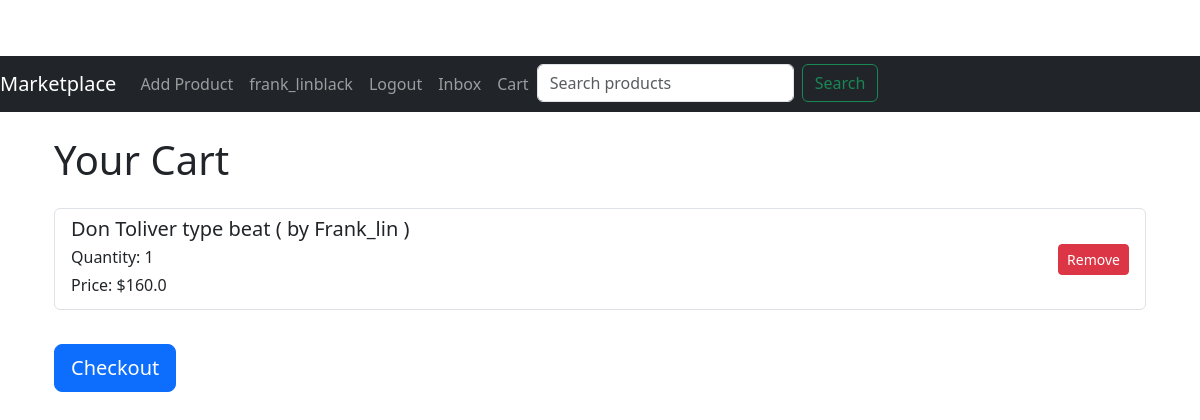
Screenshot of /cart (signed in) with the database file from the repository.
### app/models.py (models this page shows, shortened)
class User(UserMixin, db.Model):
    id = db.Column(db.Integer, primary_key=True)
    username = db.Column(db.String(64), index=True, unique=True)
    email = db.Column(db.String(120), index=True, unique=True)
    password_hash = db.Column(db.String(128))
    profile_picture = db.Column(db.String(150), nullable=True)
    products = db.relationship('Product', backref='author', lazy='dynamic')
    reviews = db.relationship('Review', backref='author', lazy='dynamic')
    wishlist_entries = db.relationship('Wishlist', backref='user', lazy=True)
    received_messages = db.relationship('Message', foreign_keys='Message.receiver_id', backref='receiver', overlaps="sent_messages,received_messages")
    sent_messages = db.relationship('Message', foreign_keys='Message.sender_id', backref='sender', overlaps="received_messages,sent_messages")

class CartItem(db.Model):
    id = db.Column(db.Integer, primary_key=True)
    cart_id = db.Column(db.Integer, db.ForeignKey('cart.id'))
    product_id = db.Column(db.Integer, db.ForeignKey('product.id'))
    quantity = db.Column(db.Integer, default=1)
    cart = db.relationship('Cart', backref='items')
    product = db.relationship('Product', backref='cart_items')

class Product(db.Model):
    id = db.Column(db.Integer, primary_key=True)
    title = db.Column(db.String(128))
    description = db.Column(db.String(1024))
    price = db.Column(db.Float)
    image = db.Column(db.String(150), nullable=True)
    is_sold = db.Column(db.Boolean, default=False)
    created_at = db.Column(db.DateTime, index=True, default=datetime.utcnow)
    user_id = db.Column(db.Integer, db.ForeignKey('user.id'))
    category_id = db.Column(db.Integer, db.ForeignKey('category.id'))
    file_path = db.Column(db.String(150), nullable=True)  # Field for storing file paths
    file_type = db.Column(db.String(50), nullable=True)  # Field to store the type of file (e.g., 'ebook', 'plugin', 'instrumental')
    reviews = db.relationship('Review', backref='product', lazy='dynamic')
    orders = db.relationship('Order', backref='product', lazy='dynamic')

### app/routes.py (the view)
@bp.route('/cart')
@login_required
def cart():
    cart = Cart.query.filter_by(user_id=current_user.id).first()
    if cart:
        items = CartItem.query.filter_by(cart_id=cart.id).all()
    else:
        items = []
    print(f"Cart Items: {items}")
    return render_template('cart.html', cart=cart, items=items)

### app/models.py (called while the page is built)
@login.user_loader
def load_user(id):
    return User.query.get(int(id))

### app/routes.py (called while the page is built)
@bp.before_request
def before_request():
    if current_user.is_authenticated:
        unread_count = Message.query.filter_by(receiver_id=current_user.id, read=False).count()
        current_app.jinja_env.globals['unread_count'] = unread_count

### app/templates/cart.html
{% extends "base.html" %}
{% block content %}
<div class="container">
    <h1 class="my-4">Your Cart</h1>
    {% if items %}
    <div class="list-group">
        {% for item in items %}
        <div class="list-group-item d-flex justify-content-between align-items-center">
            <div>
                <h5 class="mb-1">{{ item.product.title }}</h5>
                <p class="mb-1">Quantity: {{ item.quantity }}</p>
                <p class="mb-1">Price: ${{ item.product.price }}</p>
            </div>
            <form action="{{ url_for('main.remove_from_cart', item_id=item.id) }}" method="post" class="ml-2">
                <button type="submit" class="btn btn-danger btn-sm">Remove</button>
            </form>
        </div>
        {% endfor %}
    </div>
    <form action="{{ url_for('main.checkout') }}" method="post" class="mt-4">
        <button type="submit" class="btn btn-primary btn-lg">Checkout</button>
    </form>
    {% else %}
    <p>Your cart is empty.</p>
    {% endif %}
</div>
{% endblock %}

### app/templates/base.html (shortened to what this page needs)
<!doctype html>
<html lang="en">
<head>
  <link rel="stylesheet" href="{{ url_for('static', filename='css/styles.css') }}">
  <link href="https://cdn.jsdelivr.net/npm/bootstrap@5.3.0/dist/css/bootstrap.min.css" rel="stylesheet">
</head>
<body>
  <nav class="navbar navbar-expand-lg navbar-dark bg-dark">
    <a class="navbar-brand" href="{{ url_for('main.index') }}">Marketplace</a>
    <div class="collapse navbar-collapse" id="navbarNav">
      <ul class="navbar-nav">
        {% if current_user.is_authenticated %}
        <li class="nav-item">
          <a class="nav-link" href="{{ url_for('main.add_product') }}">Add Product</a>
        </li>
        <li class="nav-item">
          <a class="nav-link" href="{{ url_for('main.edit_profile') }}">{{ current_user.username }}</a>
        </li>
        <li class="nav-item">
          <a class="nav-link" href="{{ url_for('main.logout') }}">Logout</a>
        </li>
        <li class="nav-item">
          <a class="nav-link" href="{{ url_for('main.inbox') }}">
            Inbox
          </a>
        </li>
        {% endif %}
        <li class="nav-item">
          <a class="nav-link" href="{{ url_for('main.cart') }}">Cart</a>
        </li>
        <li class="nav-item">
          <form class="d-flex ms-auto" action="{{ url_for('main.search') }}" method="get">
            <input class="form-control me-2" type="search" name="query" placeholder="Search products" aria-label="Search">
            <button class="btn btn-outline-success" type="submit">Search</button>
          </form>
        </li>
      </ul>
    </div>
  </nav>
  <div class="container">
    {% block content %}{% endblock %}
  </div>
</body>
</html>

### app/static/css/styles.css (style rules this page uses)
body { padding-top: 56px; }
.navbar { margin-bottom: 20px; }
.container { max-width: 960px; margin: 0 auto; }
.list-group-item { border: 1px solid #ddd; border-radius: .25rem; padding: 15px; margin-bottom: 10px; }
.btn-sm { font-size: .875rem; padding: .25rem .5rem; border-radius: .2rem; }
.btn { border-radius: .2rem; padding: .5rem 1rem; }
.btn-primary { background-color: #007bff; border-color: #007bff; }
.btn-danger { background-color: #dc3545; border-color: #dc3545; }
.list-group-item h5 { margin-bottom: .5rem; }
.list-group-item p { margin-bottom: .25rem; }

### rows the page displays
User: username "frank_linblack"
CartItem: product "Don Toliver type beat ( by Frank_lin )", quantity "1", product.price "160.0"
